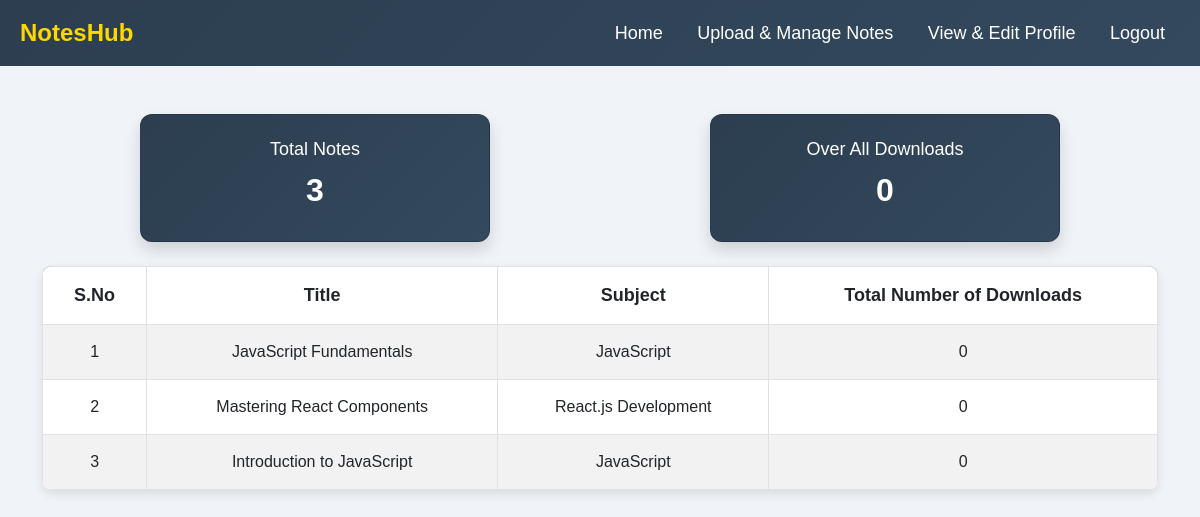
Screenshot of /userpannel/dashboard.php (signed in) with the database file from the repository.
### tables this page shows
CREATE TABLE `notes` (
  `id` int(11) NOT NULL,
  `user_id` int(11) NOT NULL,
  `notes_title` varchar(255) NOT NULL,
  `notes_subject` varchar(255) NOT NULL,
  `description` text NOT NULL,
  `pdf` varchar(255) DEFAULT NULL,
  `view_count` int(11) DEFAULT 0,
  `dwnld_count` int(11) DEFAULT 0,
  `created_at` timestamp NOT NULL DEFAULT current_timestamp(),
  `download_count` int(11) DEFAULT 0
);

### userpannel/dashboard.php (the view, shortened to what this page needs)
<?php
require '../db/db.php';
$user_id = $_SESSION["user_id"];
$total_notes_query = "SELECT COUNT(*) FROM notes WHERE user_id = ?";
$stmt = $conn->prepare($total_notes_query);
$stmt->bind_param("i", $user_id);
$stmt->execute();
$stmt->bind_result($total_notes);
$notes_query = "SELECT * FROM notes WHERE user_id = ? ORDER BY created_at DESC";
$stmt = $conn->prepare($notes_query);
$stmt->bind_param("i", $user_id);
$stmt->execute();
$result = $stmt->get_result();
$total_downloads_query = "SELECT SUM(dwnld_count) FROM notes WHERE user_id = ?";
$stmt = $conn->prepare($total_downloads_query);
$stmt->bind_param("i", $user_id);
$stmt->execute();
$stmt->bind_result($total_downloads);
?>
<!DOCTYPE html>
<html lang="en">
<head>
    <link rel="stylesheet" href="https://cdn.jsdelivr.net/npm/bootstrap@5.3.0/dist/css/bootstrap.min.css">
</head>
<body>
    <div class="navbar">
        <div class="logo">NotesHub</div>
        <div>
            <a href="./dashboard.php">Home</a>
            <a href="./uploadnotes.php">Upload & Manage Notes</a>
            <a href="./profile.php">View & Edit Profile</a>
            <a href="./logout.php">Logout</a>
        </div>
    </div>
    <div class="container mt-5">
        <div class="row text-center mb-4">
            <div class="col-md-6">
                <div class="card p-4 shadow">
                    <h4>Total Notes</h4>
                    <h2><?php echo $total_notes; ?></h2>
                </div>
            </div>
            <div class="col-md-6">
                <div class="card p-4 shadow">
                    <h4>Over All Downloads</h4>
                    <h2><?php echo $total_downloads ? $total_downloads : 0; ?></h2>
                </div>
            </div>
        </div>
        <table class="table table-bordered table-striped">
            <thead>
                <tr>
                    <th>S.No</th>
                    <th>Title</th>
                    <th>Subject</th>
                    <th>Total Number of Downloads</th>
                </tr>
            </thead>
            <tbody>
                <?php
                $sno = 1;
                while ($row = $result->fetch_assoc()) { ?>
                    <tr>
                        <td><?php echo $sno++; ?></td>
                        <td><?php echo htmlspecialchars($row['notes_title']); ?></td>
                        <td><?php echo htmlspecialchars($row['notes_subject']); ?></td>
                        <td><?php echo $row['dwnld_count']; ?></td>
                    </tr>
                <?php } ?>
            </tbody>
        </table>
    </div>
</body>
</html>

### userpannel/dashboard.php (style rules this page uses)
body { margin: 0; font-family: 'Arial', sans-serif; background-color: #f0f4f8; color: #333; }
a { text-decoration: none; color: inherit; }
.navbar { background: linear-gradient(135deg, #2c3e50, #34495e); padding: 15px 20px; display: flex; justify-content: space-between; align-items: center; color: white; position: sticky; top: 0; z-index: 1000; transition: all 0.3s ease-in-out; }
.navbar a { color: white; text-decoration: none; margin: 0 15px; font-size: 18px; transition: color 0.3s, transform 0.3s; }
.navbar .logo { font-size: 24px; font-weight: bold; color: #ffd700; }
.card { border-radius: 12px; background: linear-gradient(135deg, #2c3e50, #34495e); color: white; text-align: center; box-shadow: 0px 4px 10px rgba(0, 0, 0, 0.2); transition: transform 0.3s, box-shadow 0.3s; width: 350px; margin: auto; }
.card h4 { font-size: 18px; margin-bottom: 10px; font-weight: normal; }
.card h2 { font-size: 32px; font-weight: bold; }
.table { background: white; border-radius: 10px; overflow: hidden; box-shadow: 0px 4px 10px rgba(0, 0, 0, 0.1); }
.table thead { background: #2c3e50; color: white; font-size: 18px; }
.table th, .table td { padding: 15px; text-align: center; vertical-align: middle; }
.table tbody tr:nth-child(even) { background: #f8f9fa; }

### rows the page displays
notes: notes_title "JavaScript Fundamentals", notes_subject "JavaScript", dwnld_count "0"
notes: notes_title "Mastering React Components", notes_subject "React.js Development", dwnld_count "0"
notes: notes_title "Introduction to JavaScript", notes_subject "JavaScript", dwnld_count "0"

### other values shown
$total_notes "3"
